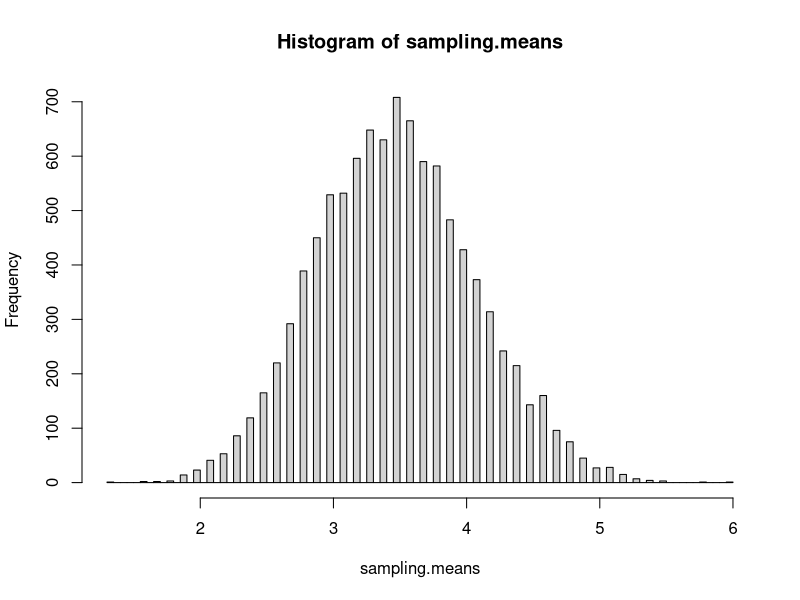
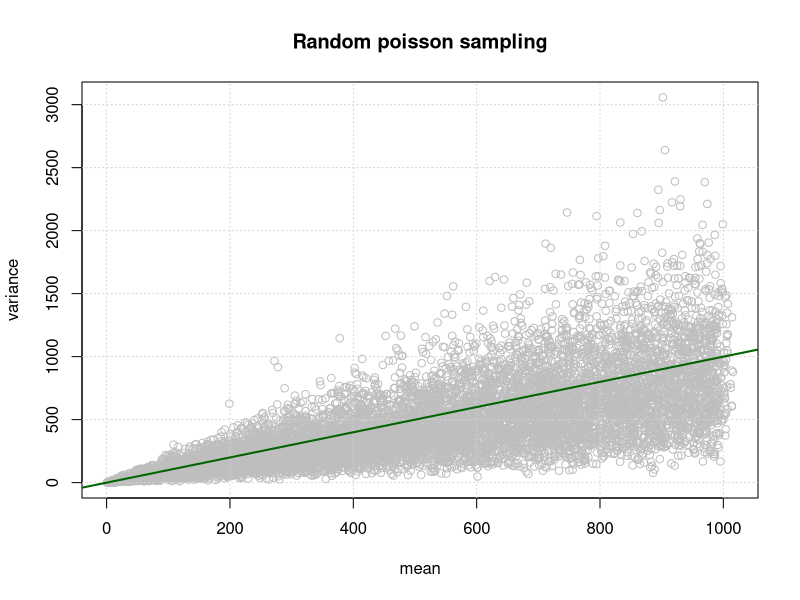
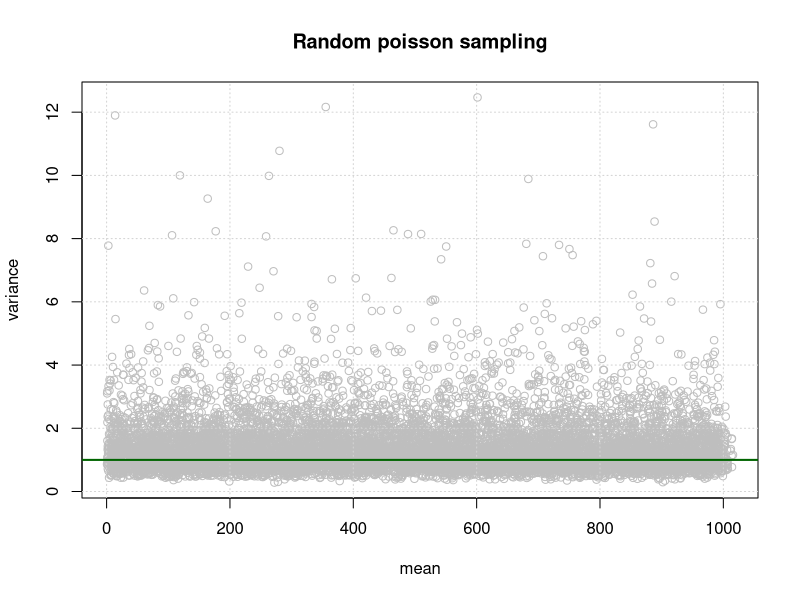
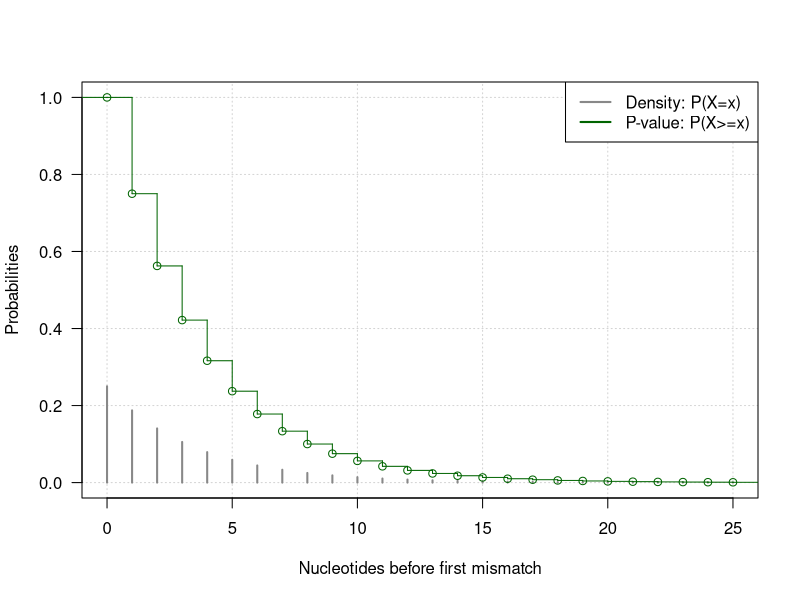
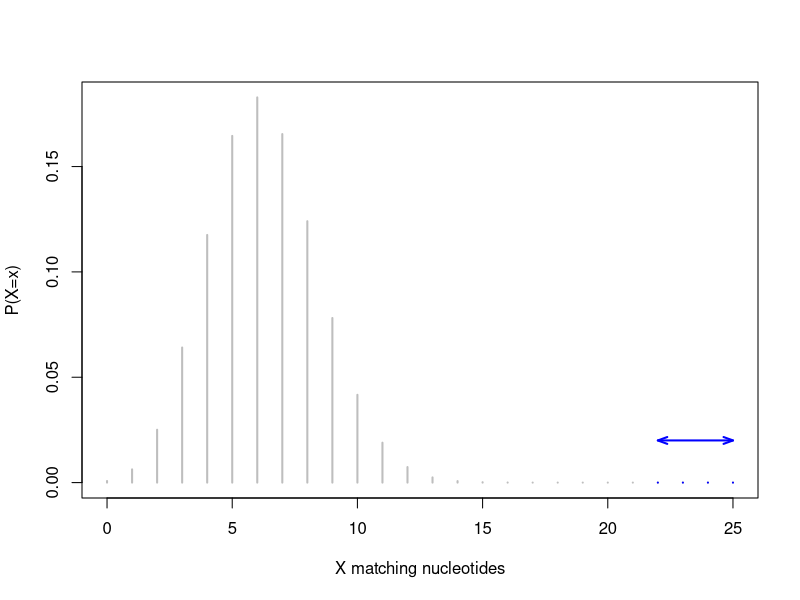
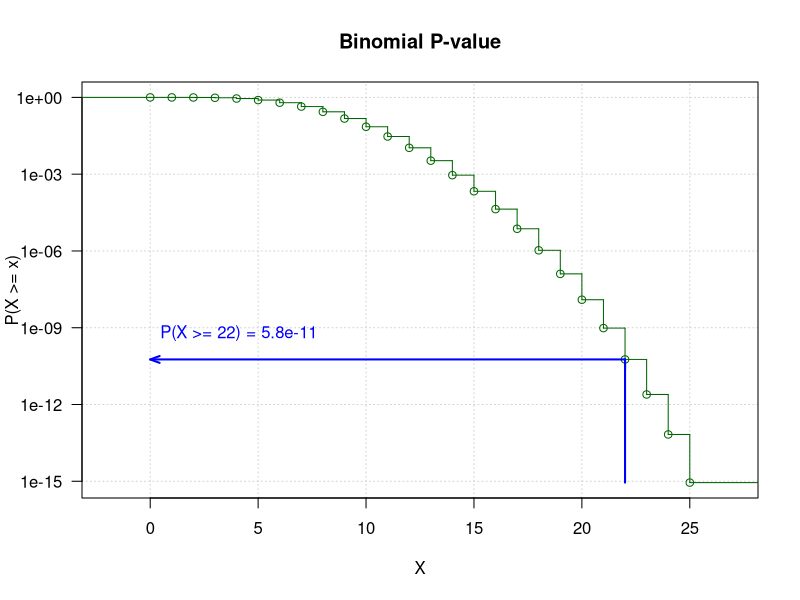
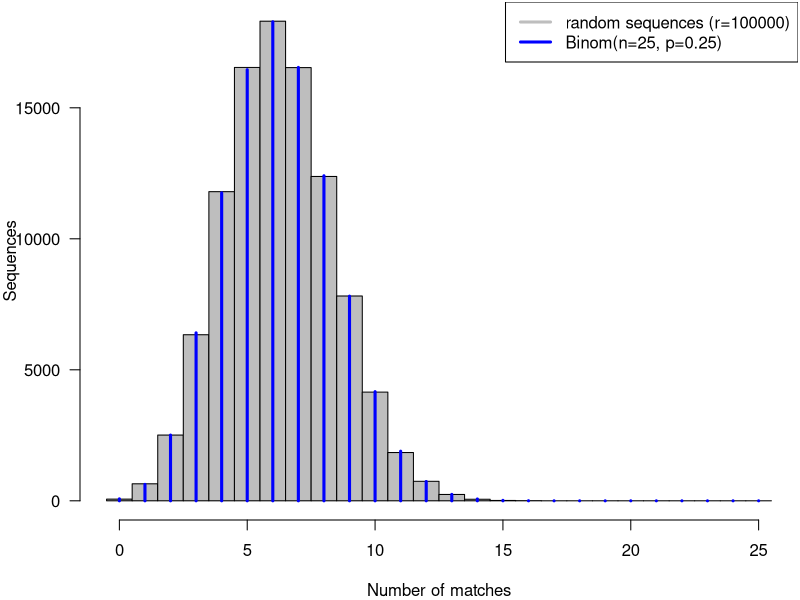
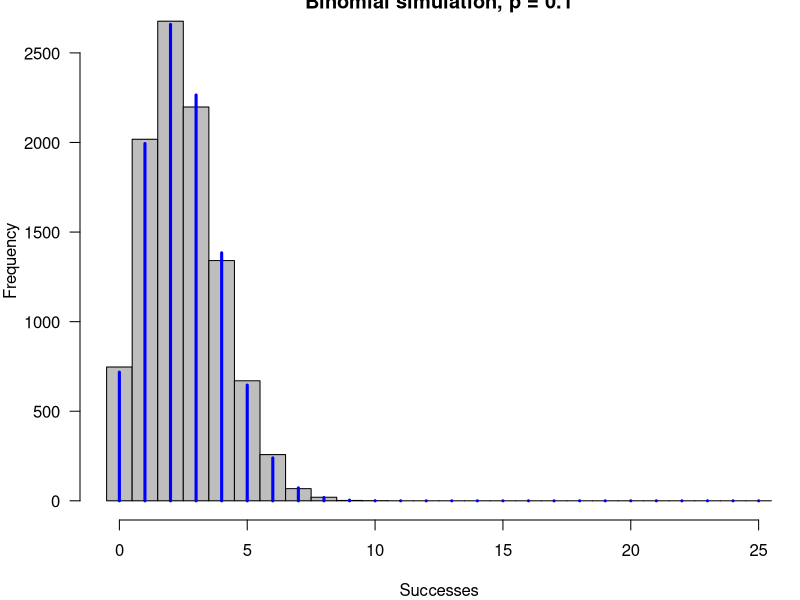

Write R code to recreate these figures, in order.
## ---- chunk 1
knitr::opts_chunk$set(echo = TRUE, eval = TRUE, cache = FALSE, message = FALSE, warning = FALSE,
                      comment = "")

## Options to display pretty numbers
library(knitr)
knit_hooks$set(inline = function(x) {
  prettyNum(x, big.mark=" ")
})
options(scipen = 6, digits = 3)

knitr::asis_output("\\footnotesize")

## ---- chunk 2
lambda <- 3
rep <- 1000
x <- rpois(n=rep, lambda=lambda)
mean(x)
var(x)
## ---- chunk 3
# ?replicate
## Example of usage of the replicate function
sampling.means <- replicate(n = 10000, mean(rpois(n=10, lambda=3.5)))

hist(sampling.means, breaks=100)
## ---- chunk 4
# This function returns the mean and variance of a 
# random sample drawn from a Poisson distribution
# 
# Parameters:
#   n sample size (number of elements to draw)
#   lambda expectation of the Poisson
rpois.mean.and.var <- function(n, lambda) {
  x <- rpois(n, lambda)
  return(data.frame(mean=mean(x), var=var(x)))
}

rpois.mean.and.var(n=10, lambda=3.5)

# Quentin Ferre's solution with lapply
rep <- 10000
lambda <- runif(n=rep, min = 1, max=1000)
result <- lapply(lambda, rpois, n=10)
## ---- chunk 5
# Define a data frame with 2 columns indicating 
# the mean and variance of the random Poisson samples.
rpois.stats <- data.frame(
  mean=unlist(lapply(result, mean)), 
  var=unlist(lapply(result, var))*9/10
)

# Plot the relationship between mean and variance
plot(x=rpois.stats$mean, 
     y=rpois.stats$var, col="grey",
     main="Random poisson sampling",
     xlab="mean", ylab="variance")
grid()
abline(a=0, b=1, col="darkgreen", lwd=2)
## ---- chunk 6
# Compute the coefficient of variation
rpois.stats$V <- rpois.stats$mean / rpois.stats$var

# Check the mean of the coefficient of variation
mean(rpois.stats$V)

# Plot the relationship between mean and coefficient of variation
plot(rpois.stats$mean, rpois.stats$V, col="grey",
     main="Random poisson sampling",
     xlab="mean", ylab="variance")
grid()
abline(h=1, col="darkgreen", lwd=2)
## ---- chunk 7
k <- 25    # Read length
L <- 50e6  # Library size
C <- 23    # Number of chromosomes
G <- 3e9   # Genome size
p <- 1/4   # Matching probability for a nucleotide
## ---- chunk 8
# Matching probabilty for a given read 
# at a given genomic position
P.read <- p^k  
## ---- chunk 9
N <- 2 * (G - C * (k - 1))
## ---- chunk 10
P.genomic <- 1 - (1 - P.read)^N
## ---- chunk 11
P.library <- 1 - (1 - P.read)^(N*L)
## ---- chunk 12
E <- P.read * N * L
## ---- chunk 13
p <- 0.25  # Matching probability for each nucleotide
x <- 11    # Number of matches before the first mismatch
P.x <- p^x * (1-p)
Pval.x <- p^x
## ---- chunk 14
x <- 0:25  # Series of X values

# Geometric density function
P.x <- dgeom(x = x, prob = p)

# Geometric p-value distribution
Pval.x <- pgeom(q = x-1, prob = p, lower.tail = FALSE)

plot(x, P.x, type="h", lwd=2, col="#888888", ylim=c(0,1), las=1, panel.first=grid(), 
     xlab="Nucleotides before first mismatch", ylab="Probabilities")
lines(stepfun(x, c(1, Pval.x)), verticals=TRUE, col="darkgreen")
legend("topright", legend=c("Density: P(X=x)", "P-value: P(X>=x)"), col=c("#888888", "darkgreen"), lwd=2)
## ---- chunk 15
n <- 25     # Number of trials, i.e. the length of the alignment
m <- 3      # Maximal number of accepted mismatches
k <- n -m   # Number of matches
p <- 1/4    # Matching probability for one nucleotide
## ---- chunk 16
x <- 0:n  # All possible numbers of matches
m <- 3    # Max number of mismatches
hits <- (n-m):n # Hits: at least n-m matches
plot(x, dbinom(x, n, p), type="h", lwd=2, col="grey", 
     xlab="X matching nucleotides", ylab="P(X=x)")
lines(hits, dbinom(hits, n, p), type="h", lwd=2, col="blue")
arrows(n-m, 0.02, n, 0.02, length = 0.1, lwd=2, 
       code = 3, angle=20, col="blue")
## ---- chunk 17
x <- 0:n  # All possible numbers of matches
m <- 3    # Max number of mismatches
hits <- (n-m):n # Hits: at least n-m matches
y <- pbinom(x-1, n, p, lower=FALSE)
plot(stepfun(x, c(1, y)), verticals = TRUE,
#plot(x+0.5, y, type="S", lwd=2,
     col="darkgreen", las=1, main="Binomial P-value", 
     xlab="X", ylab="P(X >= x)", log="y",
     panel.first = grid())
pval <- pbinom(n-m-1, n, p, lower=FALSE)
arrows(n-m, pbinom(n-1, n, p, lower=FALSE), n-m, pval, 
       angle = 0, length = 0.1, lwd=2, col="blue")
arrows(n-m, pval, 0, pval, 
       angle = 20, length = 0.1, lwd=2, col="blue")
text(0, 10*pval, 
     labels = paste("P(X >= ", n-m, ") = ", 
                    signif(digits=2, pval), sep=""), pos = 4, col="blue")
## ---- chunk 18
# Generate random sequences with equiprobable residues
alphabet <- c("A", "C", "G", "T") # Nucleotide alphabet
n <- 25    # Size of the reads
rep <- 100000 # number of repetitions
# Generate random "sequeences" 
# (actually a matrix of letters)
seq <- data.frame(matrix(nrow=rep, ncol=n, sample(alphabet, size=n * rep, replace = TRUE)))

# Print the 5 first sequences to check result
cat(c(apply(seq[1:5,], 1, paste, collapse=""), "..."), sep="\n")
## ---- chunk 19
## Count the number of matches between a random read 
## and random sequences of the same length

# Generate a random read
read <- sample(alphabet, size=n, replace = TRUE)

# Define a function counting the number of matching
# residues between two sequences
count.matches <- function(seq1, seq2) {
  return(sum(seq1==seq2))
}

# Compute alignment lengths
matches.per.seq <- apply(seq, 1, count.matches, read)

## Plot an histogram to compare the simulation results 
## and the theoretical distribution
par(mar=c(4,4,0.1,0.1))
hist(matches.per.seq, breaks=seq(from=-0.5, to=n+0.5, by=1), col="grey",
     las=1,
     main="",
     xlab="Number of matches",
     ylab="Sequences")
x <- 0:n
lines(x, rep*dbinom(x, size = n, prob = 0.25), type="h", col="blue", lwd=3)
legend("topright", 
       c(paste(sep="", "random sequences (r=", rep, ")"),
         paste(sep="", "Binom(n=",n,", p=", p,")")), 
       lwd=3,
       col=c("grey", "blue"))
## ---- chunk 20
rand.rep <- 10000 # Random sample size
p <- 0.1          # Prior probability
n <- 25           # Number of trials for the binomial
exp.mean <- n*p   # Expected number of successes
exp.var <- n*p*(1-p)

# Generate random numbers
x <- rbinom(n = rand.rep, size = n, prob = p)

# Compute statistics
stats <- data.frame(p = p, n = n,exp.mean=exp.mean, mean=mean(x), 
  exp.var = exp.var, variance=var(x), sd=sd(x))
kable(stats, digits=4)
## ---- chunk 21
hist(x, breaks=(0:26)-0.5, col="grey", main=paste("Binomial simulation, p =", p),
     xlab="Successes", ylab="Frequency", las=1)
lines(0:25, rand.rep*dbinom(x = 0:25, size = n, prob = p), col="blue", lwd=3, type="h")
## ---- chunk 22
## Simulate local alignment with random sequences. 
## Align a given read with random sequences and measure the 
## length of the longest alignment with at most m mismatches. 

# Max accepted mismatches.
m <- 5
# Note: the alignment stops at m+1

## Define a function counting the length of the alignment 
## until the (m+1)th mismatch
ali.length <- function(seq1, seq2, max.mismatch) {
  mismatches <- which(seq1!=seq2)
  if (length(mismatches) > max.mismatch) {
    return(mismatches[max.mismatch+1]-1)
  } else {
    return (length(seq1))
  }
}

# Compute alignment lengths
ali.lengths <- apply(seq, 1, ali.length, read, m)
max.len <- max(ali.lengths)
## ---- chunk 23
## Show the first alignments
cat(read, sep="")

## Highlight matches in uppercases and mismatches in lowercases
match.cases <- function(seq1, seq2, max.mismatches=NA) {
  seq1 <- unlist(seq1)
  seq2 <- unlist(seq2)
  result <- toupper(seq1)
  mismatches <- seq1 != seq2
  result[mismatches] <- tolower(seq1[mismatches])
  if (!is.na(max.mismatches)) {
    mismatch.pos <- which(seq1 != seq2)
    if (length(mismatch.pos) > max.mismatches) {
      result[mismatch.pos[max.mismatches+1]:length(seq1)] <- ""
    }
  }
  return(paste(result, collapse=""))
}

result <- apply(seq[1:5,], 1, match.cases, read, m)
cat(c(result, "..."), sep="\n")

## ---- chunk 24
k <- 0:25    # Number of successes

par(mfrow=c(2,2))
par(mar=c(4,4,1,1))
for (r in c(1, 2, 5, 10)) {
  P.k <- dnbinom(k, size = r, prob = 0.75)
  plot(k, P.k, type="h", panel.first = grid(), lwd=3, ylim=c(0,1), las=1, xlab="Number of successes (k)", ylab="P(K=k)", col="darkblue")
  legend("topright", legend=paste("Last failure: r = ", r))
}
par(mfrow=c(1,1))
## ---- chunk 25
read.len <- 25  # Max alignment length
x <- m:read.len # All possible alignment lengths
r <- m+1        # Number of failures
n <- x+1        # Number of trials including the closing failure
p <- 0.25       # Matching probability

# Compute and draw the probability with the dnbinom function
p1 <- dnbinom(x-m, size = m+1, prob = 1-p) 

# Compute (approx) the probability manually and check
p2 <- choose(n -1, r-1) *p^(n-r)*(1-p)^r    
# (p1-p2) / (p1+p2) # Check the precision

## plot an histogram of the alignment lengths
hist(ali.lengths, breaks=seq(from=-0.5, to=max.len+1, by=1), col="grey",
     las=1,
     main=paste("Local alignemnt, at most", m, "mismatches"),
     xlab=paste(sep="", "Nucleotides before ", r, "th mismatch"),
     ylab="Number of sequences")
lines(x, rep*p1, type="h", col="blue", lwd=3)
# lines(x,rep*p2, type="h", col="red", lty="dashed")
legend("topright", 
       c(paste(sep="", "random sequences (r=", rep, ")"),
         paste(sep="", "NB(", r, ",", 1-p, ")")), 
       lwd=3,
       col=c("grey", "blue"))
## ---- chunk 26
r <- 6       # Number of failures
p <- 0.75     # Failure probability
rep <- 100000
k <- rnbinom(n = rep, size = r, prob = p)
max.k <- max(k)
exp.mean <- r*(1-p)/p
rand.mean <- mean(k)
exp.var <- r*(1-p)/p^2
rand.var <- var(k)
hist(k, breaks = -0.5:(max.k+0.5), col="grey", xlab="Number of successes (k)",
     las=1, ylab="", main="Random sampling from negative binomial")
abline(v=rand.mean, col="darkgreen", lwd=2)
abline(v=exp.mean, col="green", lty="dashed")
arrows(rand.mean, rep/20, rand.mean+sqrt(rand.var), rep/20, 
       angle=20, length = 0.1, col="purple", lwd=2)
text(x = rand.mean, y = rep/15, col="purple",
     labels = paste("sd =", signif(digits=2, sqrt(rand.var))), pos=4)
legend("topright", legend=c(
  paste("r =", r), 
  paste("mean =", signif(digits=4, rand.mean)), 
  paste("exp.mean =", signif(digits=4, exp.mean)), 
  paste("var =", signif(digits=4, rand.var)),
  paste("exp.var =", signif(digits=4, exp.var))
  ))
kable(data.frame(r=r, 
                 exp.mean=exp.mean, 
                 mean=rand.mean,
                 exp.var=exp.var,
                 var=rand.var), digits=4)
